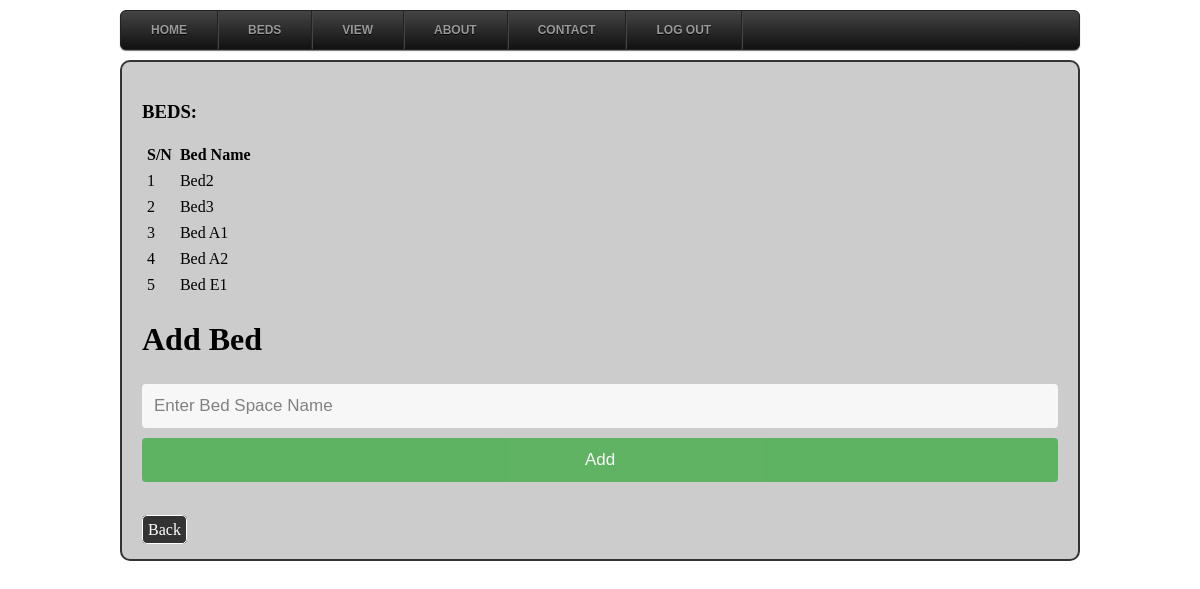
Screenshot of /main/add_bed_ac.php with the database file from the repository.
### tables this page shows
CREATE TABLE `beds` (
  `bed_id` int(3) NOT NULL auto_increment,
  `bed_name` varchar(10) NOT NULL,
  `status` varchar(2) NOT NULL default '0',
  PRIMARY KEY  (`bed_id`),
  UNIQUE KEY `bed_name` (`bed_name`)
);

### main/add_bed_ac.php (the view, shortened to what this page needs)
<html>
<head>
<title>Add Bed</title></head>
<body>
<div id="main_wrapper">
<div class="menu">
<ul id="menu">
    <li><a href="#">Home</a></li>
	<li><a href="#">Beds</a>
	</li>
	<li><a href="#">View</a>
	 </li>
    <li>
		<a href="#">About</a>
	</li>
    <li><a href="#">Contact</a></li>
	<li><a href="../" title="Log Out">Log Out</a> </li>
</ul>
</div>
<div id="content">
<h3>BEDS:</h3>
    <?php
  $sql="SELECT * FROM beds ORDER BY bed_id ASC";
  $result=mysql_query($sql);
  $i=1;
  ?>
    <table cellpadding="3">
  <tr>
    <th scope="col">S/N</th>
    <th scope="col">Bed Name</th>
  </tr>
   <?php
  while($rows=mysql_fetch_assoc($result)){
  ?>
  <tr>
    <td><?php echo $i++;  ?></td>
    <td><?php echo $rows['bed_name'];  ?></td>
	<?php
	}
	?>
	</table>
  <div align="left">
    <h1>Add Bed
    </h1>
  </div>
   <form action="add_bed_ac.php" method="post">
   <input type="text" name="name" placeholder="Enter Bed Space Name" />
     <input type="submit" value="Add" />
   </form>
   <br><a href="index.php" id="link" title="Go to Home">Back</a>
</div>
</div>
</body>
</html>

### main/add_bed_ac.php (style rules this page uses)
body { margin-left:10%; margin-right:10%; }
#content { background-color:#CCCCCC; padding:20px; border-radius:10px; border:2px solid #333333; }
#menu, #menu ul { margin: 0; padding: 0; list-style: none; }
#menu { margin: 10px auto; border: 1px solid #222; background-color: #111; background-image: linear-gradient(#444, #111); border-radius: 6px; box-shadow: 0 1px 1px #777; }
#menu:before, #menu:after { content: ""; display: table; }
#menu:after { clear: both; }
#menu { zoom:1; }
#menu li { float: left; border-right: 1px solid #222; box-shadow: 1px 0 0 #444; position: relative; }
#menu a { float: left; padding: 12px 30px; color: #999; text-transform: uppercase; font: bold 12px Arial, Helvetica; text-decoration: none; text-shadow: 0 1px 0 #000; }
#content { background-color:#CCCCCC; }
#link { padding:5px; background-color:#333333; color:white; text-decoration:none; border:1px solid white; border-radius:5px; }
input,textarea,select { width: 100%; padding: 12px; border: none; border-radius: 4px; margin: 5px 0; opacity: 0.85; display: inline-block; font-size: 17px; line-height: 20px; text-decoration: none; }
input[type=submit] { background-color: #4CAF50; color: white; cursor: pointer; }

### rows the page displays
beds: bed_name "Bed2"
beds: bed_name "Bed3"
beds: bed_name "Bed A1"
beds: bed_name "Bed A2"
beds: bed_name "Bed E1"
